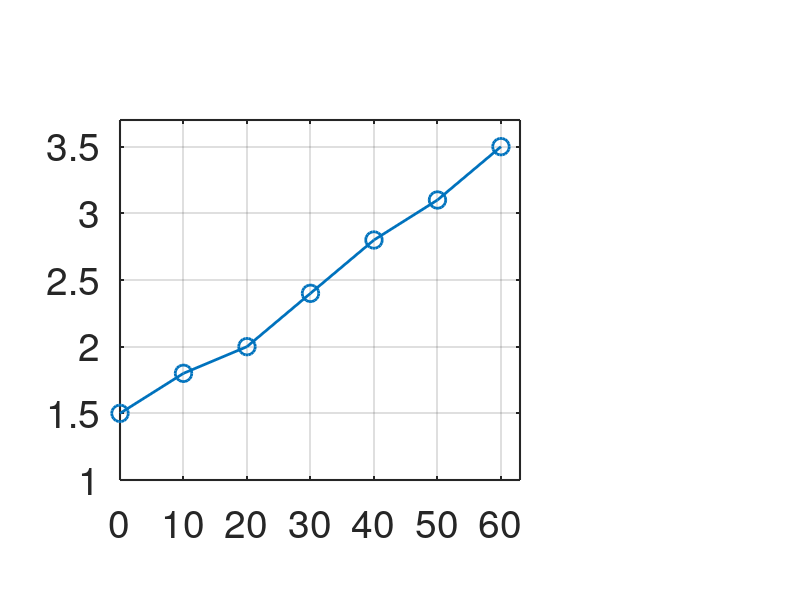

Here is the MATLAB script that generated this plot:
%This code estimates the rate of 
%change of velocity (=acceleration)
% at x=40m using central difference
clc; clear; close all;
set(0,'defaultaxesfontsize',28);
x=[0,10,20,30,40,50,60];%Location(m)
v=[1.5,1.8,2.0,2.4,2.8,3.1,3.5];%Velocity
%Acceleration using central difference 
delta_x=10; %Spacing (m)
v_for=3.1; %v(x+delta_x) at x=50m
v_back=2.4; %v(x-delta_x) at x=30m
acc=(v_for - v_back)/(2*delta_x);
% Plot velocity vs. location
subplot('position',[0.15 0.2 0.5 0.6]);
plot(x,v,'o-','LineWidth',2,'MarkerSize',12);
xlim([0 63]);ylim([1 3.7]);
set(gca,'linewidth',1.5); grid on; 
% Print calculated acceleration
fprintf(['Calculated acceleration at ' ...
    'x = 40 m: %.4f m/s^2\n'], acc);
% End of M - file
